Frame 1 (no input): blank canvas, image omitted
Frame 60 (no input): blank canvas, image omitted
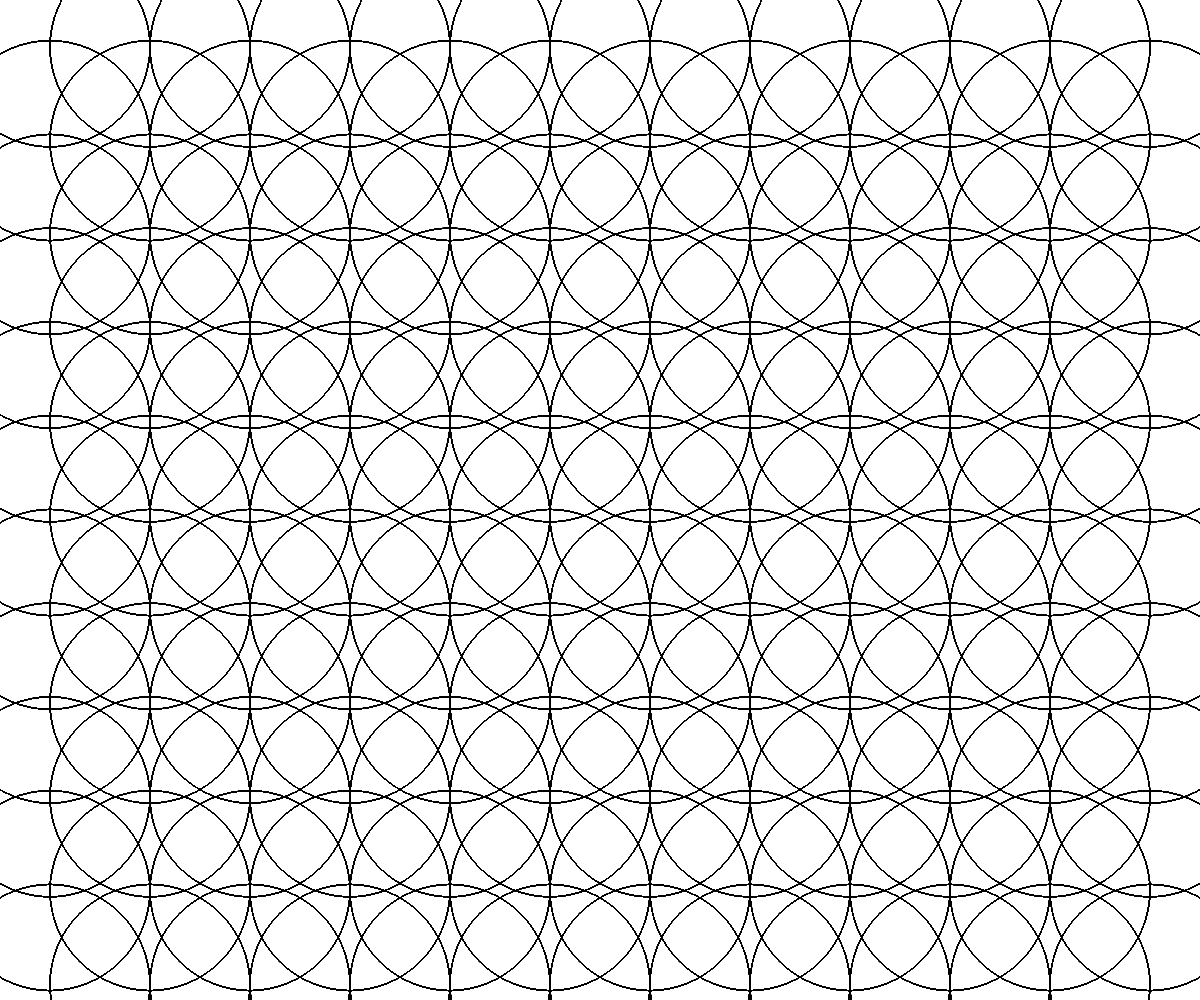
Frame 120 (the mouse pressed at the canvas centre since frame 60)

The p5.js sketch whose frames 1 and 60 were blank and that drew this single picture after the mouse press (run headless with seeded random() and noise() and a simulated clock; from frame 60 on, the mouse is pressed at the canvas centre):

// p5.js sketch
// ── sketch.js

let x_cells = 20
let x_cells_min = 4
let x_cells_max = 20

let y_cells = 10
let y_cells_min = 4
let y_cells_max = 20

function setup() {
  createCanvas(windowWidth, windowHeight);
  noFill()
}


function draw() {
  if(mouseIsPressed) {
    x_cells = map(mouseX, 0, width, x_cells_min, x_cells_max)
    y_cells = map(mouseY, 0, width, y_cells_min, y_cells_max)
    
    for (let y = 0; y < y_cells; y++) {
      for (let x = 0; x < x_cells; x++) {
  
        const x_length = width / x_cells
        const y_length = height / y_cells
        
        const x_ini = x_length * x
        const y_ini = y_length * y
  
        const x_center = x_ini + x_length / 2
        const y_center = y_ini + y_length / 2
        
        const circle_radius = max(x_length, y_length) * 2
        
        circle(x_center, y_center, circle_radius)
      }
      
    }
  }
}

function doubleClicked() {
  clear()
}

function windowResized() {
  resizeCanvas(windowWidth, windowHeight)
}
